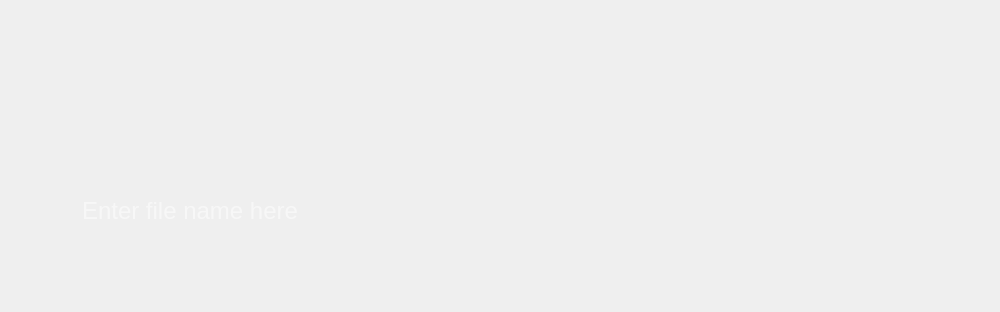
<?xml version="1.0" encoding="UTF-8"?>
<ui version="4.0">
 <class>mainfilename</class>
 <widget class="QDialog" name="mainfilename">
  <property name="geometry">
   <rect>
    <x>0</x>
    <y>0</y>
    <width>1000</width>
    <height>312</height>
   </rect>
  </property>
  <property name="minimumSize">
   <size>
    <width>1000</width>
    <height>312</height>
   </size>
  </property>
  <property name="maximumSize">
   <size>
    <width>1000</width>
    <height>312</height>
   </size>
  </property>
  <property name="windowTitle">
   <string>Add file name</string>
  </property>
  <property name="windowIcon">
   <iconset resource="Img.qrc">
    <normaloff>:/sources/windows icons/showfileicon.png</normaloff>:/sources/windows icons/showfileicon.png</iconset>
  </property>
  <widget class="QLabel" name="label">
   <property name="geometry">
    <rect>
     <x>0</x>
     <y>0</y>
     <width>1000</width>
     <height>312</height>
    </rect>
   </property>
   <property name="text">
    <string/>
   </property>
   <property name="pixmap">
    <pixmap resource="Img.qrc">:/sources/addfilename.png</pixmap>
   </property>
  </widget>
  <widget class="QPushButton" name="pushButton">
   <property name="geometry">
    <rect>
     <x>760</x>
     <y>168</y>
     <width>191</width>
     <height>91</height>
    </rect>
   </property>
   <property name="styleSheet">
    <string notr="true">QPushButton{
background:transparent;
border-radius:40px;
color:white;
}
QPushButton::hover{
background:rgba(255, 255, 255, 50);
}</string>
   </property>
   <property name="text">
    <string/>
   </property>
  </widget>
  <widget class="QLineEdit" name="filearea">
   <property name="geometry">
    <rect>
     <x>50</x>
     <y>165</y>
     <width>661</width>
     <height>91</height>
    </rect>
   </property>
   <property name="styleSheet">
    <string notr="true">QLineEdit{
background:transparent;
border-radius:45px;
padding-left:30px;
font-size:24px;
	font: 700 17pt &quot;Segoe UI&quot;;
color:white;
}</string>
   </property>
   <property name="text">
    <string/>
   </property>
   <property name="placeholderText">
    <string>Enter file name here</string>
   </property>
  </widget>
 </widget>
 <resources>
  <include location="Img.qrc"/>
 </resources>
 <connections/>
</ui>
